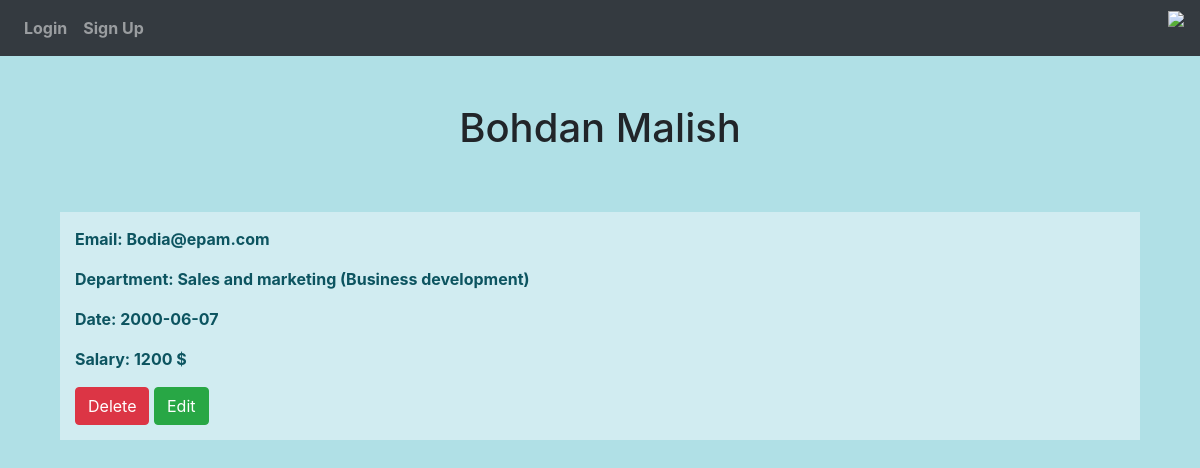
Page /employees/3 on the committed database.
### website/models.py (models this page shows, shortened)
class User(db.Model, UserMixin):
    id = db.Column(db.Integer, primary_key=True, unique=True)
    email = db.Column(db.String(40), unique=True)
    password = db.Column(db.String(30))
    first_name = db.Column(db.String(150))
    date = db.Column(db.String(10))
    salary = db.Column(db.Integer)
    department_id = db.Column(db.Integer, db.ForeignKey('department.id'), nullable=False)
    department = db.relationship("Department")

class Department(db.Model):
    id = db.Column(db.Integer, primary_key=True)
    name = db.Column(db.String(50), unique=False, nullable=False)
    def __repr__(self):
        return self.name

### website/views.py (the view)
@login_required
@views.route('/employees/<int:id>')
def employee_more_info(id):
    employee = User.query.get(id)
    return render_template("employee_more_info.html", user=current_user, employee=employee)

### website/templates/employee_more_info.html (shortened to what this page needs)
{% extends "base.html" %}
{% block content%}
<div class="container mt-5">
    <h1 style="margin-bottom: 60px; "align="center">{{employee.first_name}} </h1>
     <div class="alert-info" style="padding: 15px; margin-bottom: 30px;">
         <p><b>Email: {{employee.email}}</b></p>
         <p><b>Department: {{employee.department}}</b></p>
         <p><b>Date: {{employee.date}}</b></p>
         <p><b>Salary: {{employee.salary}} $</b></p>
         <a href="/employees/{{ employee.id }}/delete" class="btn btn-danger">Delete</a>
         <a href="/employees/{{employee.id}}/edit" class="btn btn-success">Edit</a>
     </div>
</div>
{% endblock %}

### website/templates/base.html (style rules this page uses)
body { background: #b0e0e6; }

### rows in the picture
User: first_name "Bohdan Malish", email "Bodia@epam.com", date "2000-06-07", salary "1200"
Department: department "Sales and marketing (Business development)"
